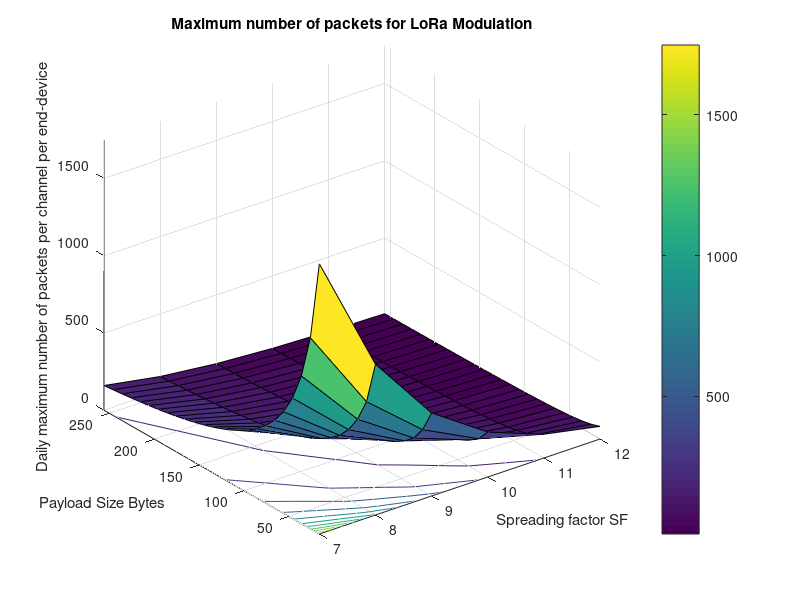
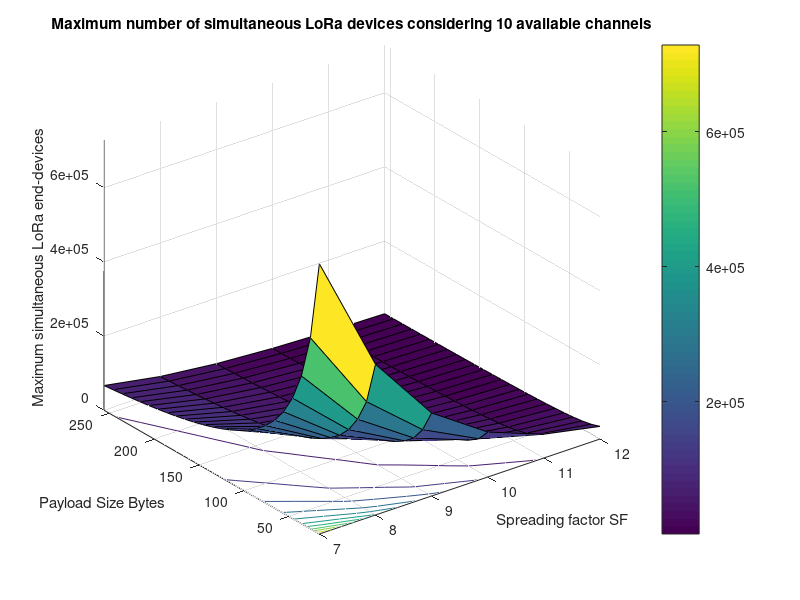

The MATLAB script that drew these images, in order:
clear;
clc;
%% Initialization 
sf = [7:1:12];      % Spreading factor range
pl = [16:10:256];   % Payload size in bytes (MAC Payload)

[SF,PL] = meshgrid(sf,pl);


%% VARIABLES
codingRate = 1; % Coding rate values 4/(CR+4) | 1->4/5 | 2->4/6 | 3->4/7 | 4->4/8
bw = 125;       % Used bandwidth in KHz
nPreamble = 8;  % Preamble length in symbols
maxPercentageOnAir = 0.1/100; %Maximum percentage of channel using <0.1%
maxPacketsSentDaily = 24; % Maximum number of packets sent daily per LoRaMote
totalNumberChannels = 10; % CH0 - CH9 ?

%% Symbol rate and Symbol Period calculation
symRate_s   = 'bw*1000/(2^SF)';             % Symbol rate calculation
symRate     = eval(vectorize(symRate_s));   
symPeriod   = 1./symRate;                   % Symbol period calculation

%% Preamble length and preamble duration calculation
totalPreambleLength = (4.25 + nPreamble);           % Total preamble length in symbols
totalTimePreamble = totalPreambleLength.*symPeriod;  % Total preamble duration in seconds (SF7-12 125KHz)

%% Packet length and packet duration calculation
% For more details refer to the sx1272 DataSheet document (4.1.1.7. "Time on air", pag 29)
boolFixedLength = 0;    % Boolean variable to use or not a fixed length (implicit or explicit header)
boolOptimization = 1;   % Boolean variable to use or not an optimization
boolCRC = 1;            % Boolean variable to use or not CRC
tmp_s = '(8*PL - 4*SF + 28 - 16*boolCRC - 20*boolFixedLength)*(codingRate + 4)/(4*(SF-2*boolOptimization))';
tmp = eval(vectorize(tmp_s));

totalPayloadLength = 8 + max(ceil(tmp) ,0);

totalTimePayload = totalPayloadLength.*symPeriod; % Results for SF 7-12 with 125KHz of bandwidth

onAirTime = totalTimePreamble + totalTimePayload;
%onAirTime = (totalPreambleLength + totalPayloadLength).*symPeriod;

%% Calculation of maximum number of packets to send daily per end-device
% Considering the maximum channel occupation (0.1%) we perform 
% the calculations to get the maximum available number of packets
% send daily
maxTotalPackets = 24*3600./(onAirTime/maxPercentageOnAir);

%% Calculation of maximum number end-devices
% Considering the channel occupation we perform the calculations
% to get the maximum possible number of end-devices 
maxPossibleLoRaDevices = totalNumberChannels*24*3600./(onAirTime*maxPacketsSentDaily);



%% Plotting resutls :p
%zz = dailyPackets(xx, yy);
figure
rotate3d on
surfc(SF,PL,maxTotalPackets)
title('Maximum number of packets for LoRa Modulation')
xlabel('Spreading factor SF')
ylabel('Payload Size Bytes')
zlabel('Daily maximum number of packets per channel per end-device')
axis tight
%shading interp
colorbar

figure
rotate3d on
surfc(SF,PL,maxPossibleLoRaDevices)
title('Maximum number of simultaneous LoRa devices considering 10 available channels')
xlabel('Spreading factor SF')
ylabel('Payload Size Bytes')
zlabel('Maximum simultaneous LoRa end-devices')
axis tight
%shading interp
colorbar
